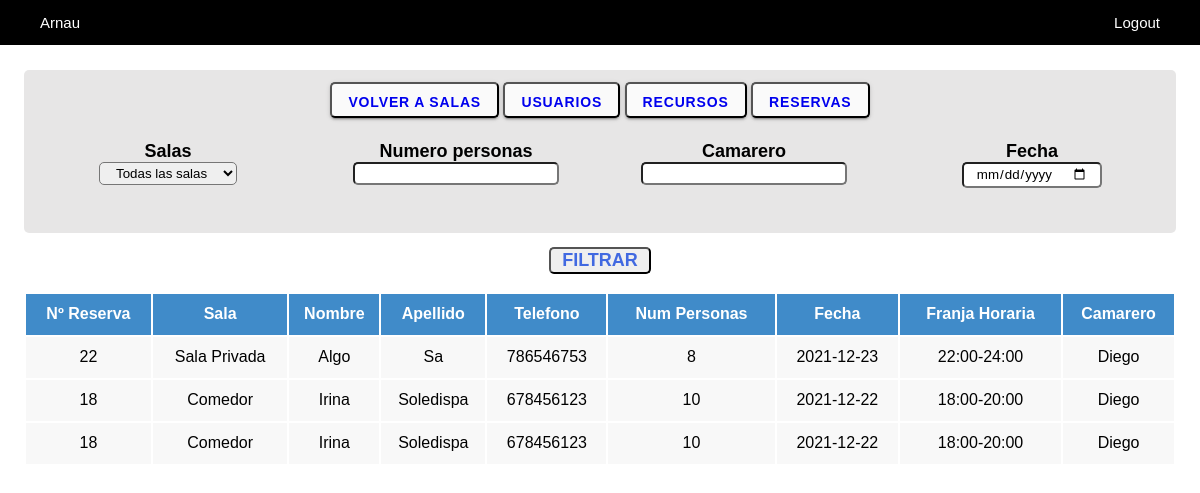
/view/zona.historial.php (signed in), run on the app's committed database.
### tables this page shows
CREATE TABLE `tbl_reserva` (
  `id_r` int(11) NOT NULL,
  `nombre_r` varchar(45) DEFAULT NULL,
  `apellido_r` varchar(45) DEFAULT NULL,
  `telefono_r` int(9) DEFAULT NULL,
  `fecha_r` date DEFAULT NULL,
  `num_personas_r` int(11) DEFAULT NULL,
  `franja_horaria_r` tinyint(4) DEFAULT NULL,
  `hora_cierre_r` time DEFAULT NULL,
  `activa_r` enum('si','no') NOT NULL,
  `id_u` int(11) DEFAULT NULL
);

CREATE TABLE `tbl_sala` (
  `id_s` int(11) NOT NULL,
  `nombre_s` varchar(45) DEFAULT NULL,
  `descripcion_s` varchar(100) DEFAULT NULL,
  `img_s` varchar(100) DEFAULT NULL,
  `disponibilidad_s` enum('si','no') DEFAULT NULL
);

CREATE TABLE `tbl_usuario` (
  `id_u` int(11) NOT NULL,
  `nombre_u` varchar(45) DEFAULT NULL,
  `apellido_u` varchar(45) DEFAULT NULL,
  `correo_u` varchar(100) DEFAULT NULL,
  `contraseña_u` varchar(45) DEFAULT NULL,
  `tipo_u` enum('camarero','administrador') DEFAULT NULL,
  `disponibilidad_u` enum('si','no') DEFAULT NULL
);

### view/zona.historial.php (the view, shortened to what this page needs)
<?php
require_once "../services/connection.php";
if ($_SESSION['email']=="") {
    header("location:login.php");
}else{
    ?>
    <!DOCTYPE html>
    <html lang="en">
    <head>
        <link rel="stylesheet" type="text/css" href="../css/styles.css">
    </head>
    <body>
        <ul class="padding-lat">
            <li><a><?php echo $_SESSION["nombre"];?></a></li>
            <li class="right">
                <a href="../proceses/logout.proc.php">Logout</a>
            </li>
        </ul>
        <div class="row padding-top padding-lat">
            <div class="fondo">
            <button type="submit"><a type='button' href='zona.sala.php'>Volver a salas</a></button>
            <button type="submit"><a type='button' href='zona.usuarios.php'>Usuarios</a></button>
            <button type="submit"><a type='button' href='zona.recursos.php'>Recursos</a></button>
            <button type="submit"><a type='button' href='zona.reserva.php'>Reservas</a></button>
                <form action="zona.reserva.php" method="post">
                    <div class="column-2">
                        <label for="sala">Salas</label><br>
                        <select name="sala" class="casilla">
                        <option value="" default>Todas las salas</option>
                                <?php
                                    try{
                                        $pdo->beginTransaction();
                                        $pdo->commit();
                                    } catch (Exception $e) {
                                        $pdo->rollBack();
                                        echo "Fallo: " . $e->getMessage();
                                    }
                                ?>
                        </select>
                    </div>
                    <div class="column-2">
                        <label for="numpersonas">Numero personas</label><br>
                        <input type="number" name="numpersonas" class="casilla">
                    </div>
                    <div class="column-2">
                        <label for="camarero">Camarero</label><br>
                        <input type="text" name="camarero" class="casilla">
                    </div>
                    <div class="column-2">
                        <label for="fecha">Fecha</label><br>
                        <input type="date" min="<?php echo date("Y-m-d"); ?>" name="fecha" class="casilla">
                    </div>
                    <div class="column-1">
                        <br><br><input type="submit" value="FILTRAR" name="filtrar" class="filtrar">
                    </div>
                </form>
            </div>
        </div><br>
        <?php
        if (isset($_POST['filtrar'])) {
            $sala=$_POST['sala'];
            $numpersonas=$_POST['numpersonas'];
            $camarero=$_POST['camarero'];
            $fecha=$_POST['fecha'];
            $data = array();
            if (!empty($sala)){
                $data[]="nombre_s = '{$sala}'";
            }
            if (!empty($numpersonas)){
                $data[]="num_personas_r = {$numpersonas}";
            }
            if (!empty($camarero)){
                $data[]="nombre_u = '{$camarero}'";
            }
            if (!empty($fecha)){
                $data[]="fecha_r = '{$fecha}'";
            }
            $anadir= implode(',',$data);
            $filtro=$pdo->prepare("SELECT r.*, mr.*, m.*, u.*, s.* FROM  tbl_reserva r
            LEFT JOIN `tbl_mesa/reserva` mr on r.id_r=mr.id_reserva
            LEFT JOIN tbl_mesa m on mr.id_mesa=m.id_m
            LEFT JOIN tbl_usuario u on r.id_u=u.id_u
            LEFT JOIN tbl_sala s on m.id_s=s.id_s
            WHERE {$anadir}
            ORDER BY fecha_r DESC , franja_horaria_r DESC");
                    try{
                        $pdo->beginTransaction();
                        $filtro->execute();
                        echo  "<div class='row padding-top-less padding-lat'>";
                        echo  "<table>";
                        echo  "<tr>";
                        echo  "<th class='blue'>Nº Reserva</th>";
                        echo  "<th class='blue'>Sala</th>";
                        echo  "<th class='blue'>Nombre</th>";
                        echo  "<th class='blue'>Apellido</th>";
                        echo  "<th class='blue'>Telefono</th>";
                        echo  "<th class='blue'>Num Personas</th>";
                        echo  "<th class='blue'>Fecha</th>";
                        echo  "<th class='blue'>Franja Horaria</th>";
                        echo  "<th class='blue'>Camarero</th>";
                        echo  "</tr>";
                        foreach ($filtro as $row) {
                            echo  "<tr>";
                            echo "<td class='gris'>{$row['id_r']}</td>";
                            echo "<td class='gris'>{$row['nombre_s']}</td>";
                            echo "<td class='gris'>{$row['nombre_r']}</td>";
                            echo "<td class='gris'>{$row['apellido_r']}</td>";
                            echo "<td class='gris'>{$row['telefono_r']}</td>";
                            echo "<td class='gris'>{$row['num_personas_r']}</td>";
                            echo "<td class='gris'>{$row['fecha_r']}</td>";
                            for ($i = 1,$y=12,$z=14; $i <= 6; $i++,$y+=2,$z+=2) {
                                if ($row['franja_horaria_r']==$i){
                                    echo "<td class='gris'>{$y}:00-{$z}:00</td>";
                                }
                            }
                            echo "<td class='gris'>{$row['nombre_u']}</td>";
                            echo  "</tr>";
                        }
                        echo "</table>";
                        echo "</div>";
                        $pdo->commit();
                    } catch (Exception $e) {
                        $pdo->rollBack();
                        echo "Fallo: " . $e->getMessage();
                    }
        }else {
            $historial=$pdo->prepare("SELECT distinct r.*, m.*, u.*, s.* FROM  tbl_reserva r
            LEFT JOIN `tbl_mesa/reserva` mr on r.id_r=mr.id_reserva
            LEFT JOIN tbl_mesa m on mr.id_mesa=m.id_m
            LEFT JOIN tbl_usuario u on r.id_u=u.id_u
            LEFT JOIN tbl_sala s on m.id_s=s.id_s
            WHERE r.activa_r='no'
            ORDER BY fecha_r DESC , franja_horaria_r DESC");
                    try{
                        $pdo->beginTransaction();
                        $historial->execute();
                        echo  "<div class='row padding-top-less padding-lat'>";
                        echo  "<table>";
                        echo  "<tr>";
                        echo  "<th class='blue'>Nº Reserva</th>";
                        echo  "<th class='blue'>Sala</th>";
                        echo  "<th class='blue'>Nombre</th>";
                        echo  "<th class='blue'>Apellido</th>";
                        echo  "<th class='blue'>Telefono</th>";
                        echo  "<th class='blue'>Num Personas</th>";
                        echo  "<th class='blue'>Fecha</th>";
                        echo  "<th class='blue'>Franja Horaria</th>";
                        echo  "<th class='blue'>Camarero</th>";
                        echo  "</tr>";
                        foreach ($historial as $row) {
                            echo  "<tr>";
                            echo "<td class='gris'>{$row['id_r']}</td>";
                            echo "<td class='gris'>{$row['nombre_s']}</td>";
                            echo "<td class='gris'>{$row['nombre_r']}</td>";
                            echo "<td class='gris'>{$row['apellido_r']}</td>";
                            echo "<td class='gris'>{$row['telefono_r']}</td>";
                            echo "<td class='gris'>{$row['num_personas_r']}</td>";
                            echo "<td class='gris'>{$row['fecha_r']}</td>";
                            for ($i = 1,$y=12,$z=14; $i <= 6; $i++,$y+=2,$z+=2) {
                                if ($row['franja_horaria_r']==$i){
                                    echo "<td class='gris'>{$y}:00-{$z}:00</td>";
                                }
                            }
                            echo "<td class='gris'>{$row['nombre_u']}</td>";
                            echo  "</tr>";
                        }
                        echo "</table>";
                        echo "</div>";
                        $pdo->commit();
                    } catch (Exception $e) {
                        $pdo->rollBack();
                        echo "Fallo: " . $e->getMessage();
                    }
        ?>
        </body>
        </html>
    <?php
    }
}
?>

### css/styles.css (style rules this page uses)
* { box-sizing: border-box; font-family: Arial, Helvetica, sans-serif; }
html, body { height: 100%; }
body { margin: 0; }
ul { list-style-type: none; margin: 0; padding: 0; overflow: hidden; background-color: black; position: fixed; top: 0; width: 100%; }
li { float: left; }
li a { display: block; color: white; text-align: center; padding: 14px 16px; text-decoration: none; font-size: 15px; }
.right { float: right; }
.padding-lat { padding-left: 2%; padding-right: 2%; }
.row:after { content: ""; display: table; clear: both; }
.padding-top { padding-top: 70px; }
.column-2 { width: 25%; float: left; padding: 2%; }
.column-1 { width: 100%; float: left; }
.fondo { background-color: rgba(231, 230, 230, 1); padding-top: 1%; padding-bottom: 10%; text-align: center; border-radius: 5px; }
.casilla { border-radius: 5px; padding: 1%; padding-left: 5%; padding-right: 5%; }
table { width: 100%; }
tr { padding: 1%; text-align: center; }
th { padding: 1%; text-align: center; }
td { padding: 1%; text-align: center; }
.gris { background-color: #f8f8f8; }
.blue { background-color: #408bc9; color: white; }
label { font-weight: bold; font-size: 18px; }
.filtrar { font-size: 18px; font-weight: bold; padding-right: 1%; padding-left: 1%; color: royalblue; border-radius: 5px; }
button { padding: 0 16px; border-radius: 5px; background-color: #fafafa; box-shadow: 0 3px 1px -2px rgba(0, 0, 0, 0.2), 0 2px 2px 0 rgba(0, 0, 0, 0.14), 0 1px 5px 0 rgba(0, 0, 0, 0.12); transition: background-color 15ms linear, box-shadow 280ms cubic-bezier(0.4, 0, 0.2, 1); height: 36px; line-height: 2.25rem; font-size: 0.875rem; font-weight: bold; letter-spacing: 0.06em; text-transform: uppercase; }
button a { text-decoration: none; }

### data on the page
tbl_reserva: id_r "22", tbl_sala.nombre_s "Sala Privada", nombre_r "Algo", apellido_r "Sa", telefono_r "786546753", num_personas_r "8", fecha_r "2021-12-23", y "22", z "24", id_u.nombre_u "Diego"
tbl_reserva: id_r "18", tbl_sala.nombre_s "Comedor", nombre_r "Irina", apellido_r "Soledispa", telefono_r "678456123", num_personas_r "10", fecha_r "2021-12-22", y "18", z "20", id_u.nombre_u "Diego"

### other printed values
$_SESSION["nombre"] "Arnau"
